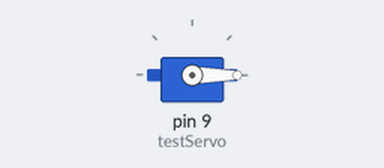
A sketch run on a simulated Arduino Uno, built with avr-gcc and run on an emulated ATmega328P. Parts: servo.

Above: at 0.05 s.
At 2.25 s:
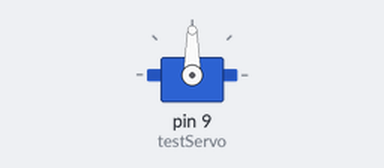
At 4.5 s:
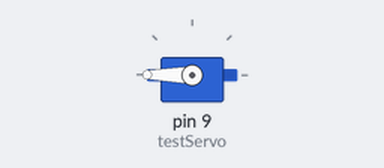
Timing chart, 0 to 5.9 s (numbered marks = the images above):
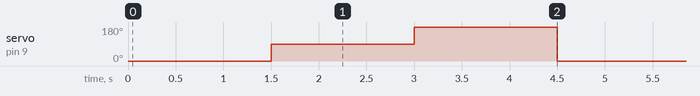

The sketch:

direct_pin9_sweep.ino
```cpp
/*
 * Direct Arduino Pin 9 Servo Test (Bypasses PCA9685 Completely)
 *
 * WIRING FOR THIS TEST:
 *   Servo Yellow/Orange (Signal) -> Arduino Pin 9
 *   Servo Red (Power)           -> Arduino 5V Pin
 *   Servo Black/Brown (GND)      -> Arduino GND Pin
 */
#include <Servo.h>

Servo testServo;

void setup() {
  testServo.attach(9);
}

void loop() {
  testServo.write(0);
  delay(1500);
  testServo.write(90);
  delay(1500);
  testServo.write(180);
  delay(1500);
}
```

Measured:
- by itself, servo on pin 9 (testServo): repeats every 4.5 s: 180° 1.5 s, 0° 1.5 s, 90° 1.5 s
